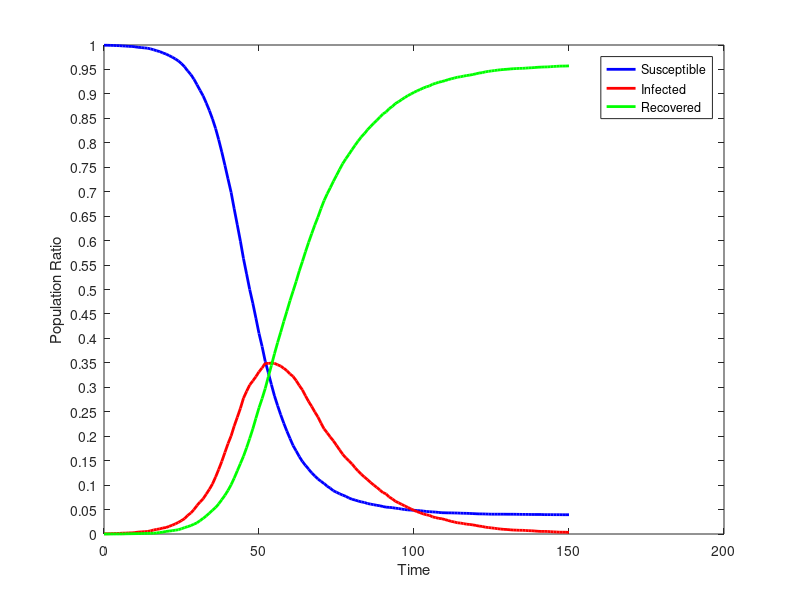

Reproduce this figure in MATLAB.
dynamics = [
9995.0,5.0,0.0;
9995.0,5.0,0.0;
9993.0,7.0,0.0;
9991.0,9.0,0.0;
9988.0,11.0,1.0;
9986.0,13.0,1.0;
9981.0,18.0,1.0;
9978.0,18.0,4.0;
9972.0,23.0,5.0;
9971.0,23.0,6.0;
9963.0,30.0,7.0;
9953.0,39.0,8.0;
9948.0,43.0,9.0;
9941.0,48.0,11.0;
9935.0,52.0,13.0;
9921.0,64.0,15.0;
9903.0,82.0,15.0;
9882.0,95.0,23.0;
9865.0,105.0,30.0;
9838.0,123.0,39.0;
9815.0,132.0,53.0;
9784.0,156.0,60.0;
9752.0,180.0,68.0;
9715.0,207.0,78.0;
9674.0,238.0,88.0;
9617.0,275.0,108.0;
9554.0,315.0,131.0;
9470.0,379.0,151.0;
9397.0,431.0,172.0;
9302.0,498.0,200.0;
9188.0,583.0,229.0;
9071.0,655.0,274.0;
8957.0,722.0,321.0;
8812.0,818.0,370.0;
8659.0,914.0,427.0;
8487.0,1025.0,488.0;
8292.0,1166.0,542.0;
8063.0,1321.0,616.0;
7812.0,1485.0,703.0;
7542.0,1667.0,791.0;
7262.0,1847.0,891.0;
6988.0,2005.0,1007.0;
6649.0,2208.0,1143.0;
6321.0,2387.0,1292.0;
5989.0,2570.0,1441.0;
5630.0,2779.0,1591.0;
5317.0,2918.0,1765.0;
5000.0,3047.0,1953.0;
4721.0,3130.0,2149.0;
4415.0,3218.0,2367.0;
4102.0,3317.0,2581.0;
3835.0,3396.0,2769.0;
3534.0,3492.0,2974.0;
3300.0,3487.0,3213.0;
3056.0,3497.0,3447.0;
2823.0,3490.0,3687.0;
2625.0,3461.0,3914.0;
2438.0,3434.0,4128.0;
2264.0,3388.0,4348.0;
2103.0,3340.0,4557.0;
1954.0,3274.0,4772.0;
1808.0,3223.0,4969.0;
1697.0,3136.0,5167.0;
1583.0,3037.0,5380.0;
1482.0,2946.0,5572.0;
1403.0,2825.0,5772.0;
1327.0,2710.0,5963.0;
1250.0,2608.0,6142.0;
1186.0,2496.0,6318.0;
1127.0,2394.0,6479.0;
1077.0,2267.0,6656.0;
1032.0,2149.0,6819.0;
976.0,2068.0,6956.0;
937.0,1982.0,7081.0;
884.0,1904.0,7212.0;
854.0,1813.0,7333.0;
823.0,1721.0,7456.0;
795.0,1631.0,7574.0;
770.0,1558.0,7672.0;
737.0,1498.0,7765.0;
711.0,1431.0,7858.0;
694.0,1355.0,7951.0;
674.0,1287.0,8039.0;
657.0,1223.0,8120.0;
645.0,1166.0,8189.0;
624.0,1110.0,8266.0;
611.0,1056.0,8333.0;
599.0,1001.0,8400.0;
587.0,954.0,8459.0;
577.0,898.0,8525.0;
562.0,848.0,8590.0;
549.0,819.0,8632.0;
545.0,757.0,8698.0;
539.0,717.0,8744.0;
528.0,669.0,8803.0;
521.0,639.0,8840.0;
510.0,607.0,8883.0;
500.0,575.0,8925.0;
493.0,544.0,8963.0;
489.0,513.0,8998.0;
486.0,482.0,9032.0;
480.0,457.0,9063.0;
476.0,434.0,9090.0;
469.0,411.0,9120.0;
461.0,393.0,9146.0;
456.0,381.0,9163.0;
452.0,350.0,9198.0;
448.0,335.0,9217.0;
441.0,320.0,9239.0;
435.0,312.0,9253.0;
434.0,295.0,9271.0;
432.0,277.0,9291.0;
432.0,259.0,9309.0;
430.0,246.0,9324.0;
429.0,229.0,9342.0;
426.0,224.0,9350.0;
424.0,212.0,9364.0;
423.0,201.0,9376.0;
420.0,195.0,9385.0;
417.0,186.0,9397.0;
414.0,175.0,9411.0;
411.0,162.0,9427.0;
411.0,155.0,9434.0;
409.0,140.0,9451.0;
407.0,132.0,9461.0;
405.0,125.0,9470.0;
405.0,117.0,9478.0;
405.0,108.0,9487.0;
405.0,101.0,9494.0;
405.0,95.0,9500.0;
404.0,92.0,9504.0;
404.0,86.0,9510.0;
404.0,81.0,9515.0;
403.0,79.0,9518.0;
402.0,76.0,9522.0;
401.0,76.0,9523.0;
401.0,72.0,9527.0;
400.0,68.0,9532.0;
399.0,66.0,9535.0;
399.0,61.0,9540.0;
399.0,56.0,9545.0;
399.0,53.0,9548.0;
396.0,53.0,9551.0;
396.0,52.0,9552.0;
396.0,48.0,9556.0;
395.0,44.0,9561.0;
395.0,41.0,9564.0;
395.0,37.0,9568.0;
394.0,37.0,9569.0;
394.0,36.0,9570.0;
394.0,33.0,9573.0;
];
susceptible = dynamics (:, 1);
infected = dynamics (:, 2);
recovered = dynamics (:, 3);
totalPopulation = susceptible(1) + infected(1) + recovered(1);
susceptibleRatio = susceptible ./ totalPopulation;
infectedRatio = infected ./ totalPopulation;
recoveredRatio = recovered ./ totalPopulation;
steps = length (susceptible);
indices = 0 : steps - 1;
figure
plot (indices, susceptibleRatio.', 'color', 'blue', 'linewidth', 2);
hold on
plot (indices, infectedRatio.', 'color', 'red', 'linewidth', 2);
hold on
plot (indices, recoveredRatio.', 'color', 'green', 'linewidth', 2);
set(gca,'YTick',0:0.05:1.0);
xlabel ('Time');
ylabel ('Population Ratio');
legend('Susceptible','Infected', 'Recovered');
